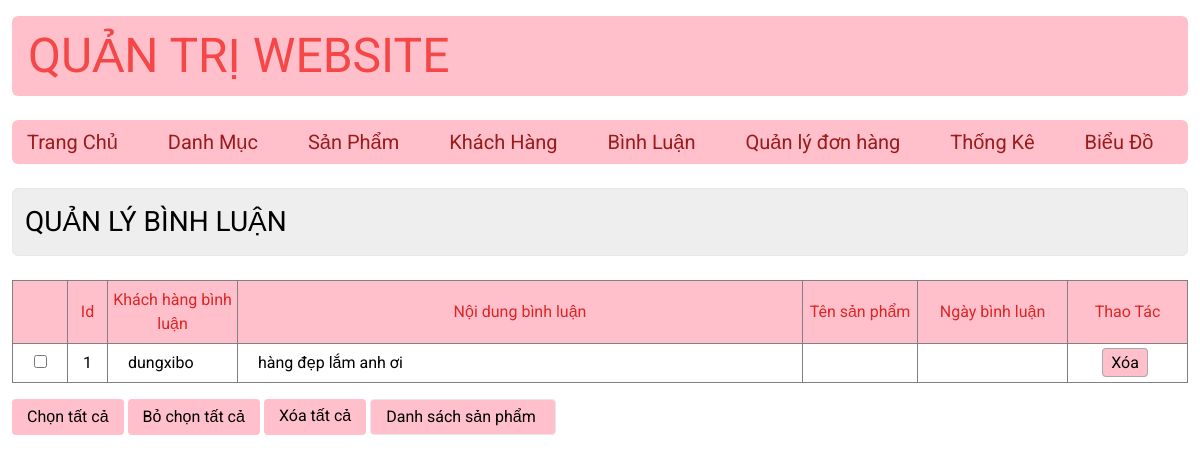
The app's page /admin/index_admin.php?act=comment, older data.
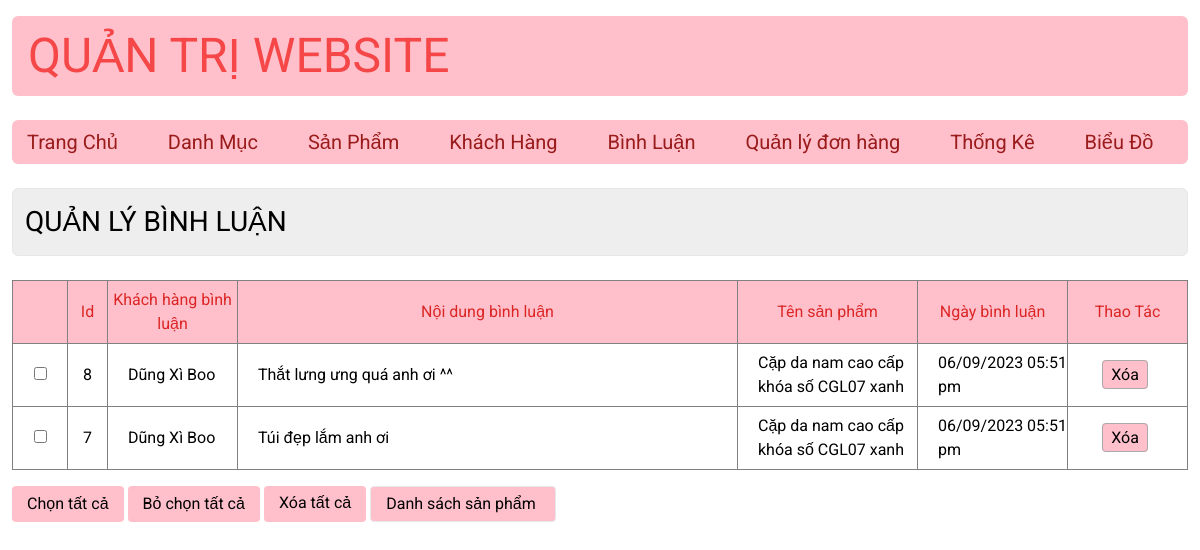
The same page, newer data.
### tables this page shows
CREATE TABLE `comments` (
  `comment_id` int(11) NOT NULL,
  `content` varchar(255) NOT NULL,
  `user_id` int(11) NOT NULL,
  `pro_id` int(11) NOT NULL,
  `comment_date` varchar(50) NOT NULL
);

CREATE TABLE `users` (
  `user_id` int(11) NOT NULL,
  `user_email` varchar(255) NOT NULL,
  `user_name` varchar(50) NOT NULL,
  `user_pass` varchar(50) NOT NULL,
  `user_repass` varchar(20) NOT NULL,
  `user_role` tinyint(4) NOT NULL DEFAULT 0
);

CREATE TABLE `products` (
  `pro_id` int(11) NOT NULL,
  `pro_name` varchar(255) NOT NULL,
  `pro_price` int(10) DEFAULT 0,
  `pro_image` varchar(255) DEFAULT NULL,
  `pro_quantity` int(11) NOT NULL,
  `pro_desc` text DEFAULT NULL,
  `chat_lieu` varchar(255) NOT NULL,
  `pro_view` int(11) DEFAULT 0,
  `cate_id` int(11) NOT NULL
);

### model/model_comment.php (called while the page is built, shortened)
<?php
    function get_all_comment ($pro_id) {
        $sql = "SELECT * FROM `comments` WHERE 1";
            $sql.= " order by `comment_id` desc ";
        $list_comment = getAll($sql);
        return $list_comment;
    }
?>

### model/connect.php (called while the page is built, shortened)
<?php
    function connect($query){
        $connect = new PDO("mysql:host=localhost;dbname=du_an_mau2022;charset=utf8","root","");
        $connect->setAttribute(PDO::ATTR_ERRMODE, PDO::ERRMODE_EXCEPTION);
        $stmt = $connect ->prepare($query);
        $stmt -> execute();
        return $stmt;
    }
    function getAll($query){
        $result = connect($query)->fetchAll();
        return $result;
    }
?>

### model/model_user.php (called while the page is built, shortened)
<?php
    function queryAllUser(){
        $sql = "SELECT * FROM `users` WHERE 1";
        $list_user = getAll($sql);
        return $list_user;
    }
?>

### model/model_product.php (called while the page is built, shortened)
<?php
    function queryAllPro($key_word, $cate_id){
        $query_pro = "SELECT * FROM `products` WHERE 1";
        $query_pro.= " ORDER BY pro_id DESC";
        $list_pro = getAll($query_pro);
        return $list_pro;
    }
?>

### admin/comments/list_comment.php (the view, shortened to what this page needs)
<?php
$condition = false;
?>
<p class="p-3 text-[28px] border bg-[#EEE] rounded-md">
    QUẢN LÝ BÌNH LUẬN
</p>
<div class="list_cate mt-6 w-full">
    <table class="border w-full mx-auto ">
        <tr class="bg-[#FFC0CB] py-2 border text-center text-red-600">
            <td class="w-[55px] "></td>
            <td title="Id" class="w-[40px]">Id</td>
            <td title="Khách hàng bình luận" class="w-[130px]">Khách hàng bình luận</td>
            <td title="Nội dung bình luận" class="min-w-[500px]">Nội dung bình luận</td>
            <td title="Tên sản phẩm" class="">Tên sản phẩm</td>
            <td title="Ngày bình luận" class=" w-[150px]">Ngày bình luận</td>
            <td title="Thao Tác" class="w-[120px]">Thao Tác</td>
        </tr>
        <?php
        foreach ($list_comment as $comment) {
        ?>
            <tr class="show ">
                <td class="text-center"><input type="checkbox" !checked></td>
                <td class="text-center"><?php echo $comment['comment_id'] ?></td>
                <td class="pl-[20px] hover:bg-[#FFEEEE]" >
                    <?php foreach($list_user as $user){
                        echo ($comment['user_id'] == $user['user_id'])?$user['user_name'] : "";
                    }?>
                </td>
                <td class="px-[20px] hover:bg-[#FFEEEE]">
                    <?php echo $comment['content'] ?>
                </td>
                <td class="pl-[20px] hover:bg-[#FFEEEE]" >
                <?php foreach($list_pro as $pro){
                        echo ($comment['pro_id'] == $pro['pro_id']) ? $pro['pro_name'] : "";
                    }?></td>
                <td class="pl-[20px] hover:bg-[#FFEEEE]"><?php echo $comment['comment_date'] ?></td>
                <td class="text-center">
                    <a onclick="return confirm('Bạn có chắc chắn muốn xóa?')" href="index_admin.php?act=delete_comment&comment_id=<?php echo $comment['comment_id'] ?>">Xóa</a>
                </td>
            </tr>
        <?php
        }
        ?>
    </table>
    <div class="action w-full mx-auto mt-4 flex space-x-1">
        <input type="button" value="Chọn tất cả" onclick="checkAll()">
        <input type="button" value="Bỏ chọn tất cả" onclick="unCheck()">
        <a onclick="return confirm('Bạn có chắc chắn muốn xóa tất cả người dùng?')" href="index_admin.php?act=delete_all_comment&condition=<?php echo $condition?>">Xóa tất cả</a>
        <input class=" border px-3 py-1 rounded-[4px] bg-[#FFC0CB] hover:font-[500]" type="button" onclick="location.href='index_admin.php?act=list_pro'" value="Danh sách sản phẩm ">
    </div>
</div>
<!DOCTYPE html>
<html lang="en">
<head>
    <script src="https://cdn.tailwindcss.com"></script>
</head>

Row changes from the older to the newer data that the page shows:
removed comments: comment_id "1", content "hàng đẹp lắm anh ơi"
no longer on this page (row unchanged): users: user_name "dungxibo", shown under "1"
added comments: comment_id "8", content "Thắt lưng ưng quá anh ơi ^^", comment_date "06/09/2023 05:51 pm"
added users: user_name "Dũng Xì Boo"
now on this page (row unchanged): products: pro_name "Cặp da nam cao cấp khóa số CGL07 xanh"
added comments: comment_id "7", content "Túi đẹp lắm anh ơi", comment_date "06/09/2023 05:51 pm"
